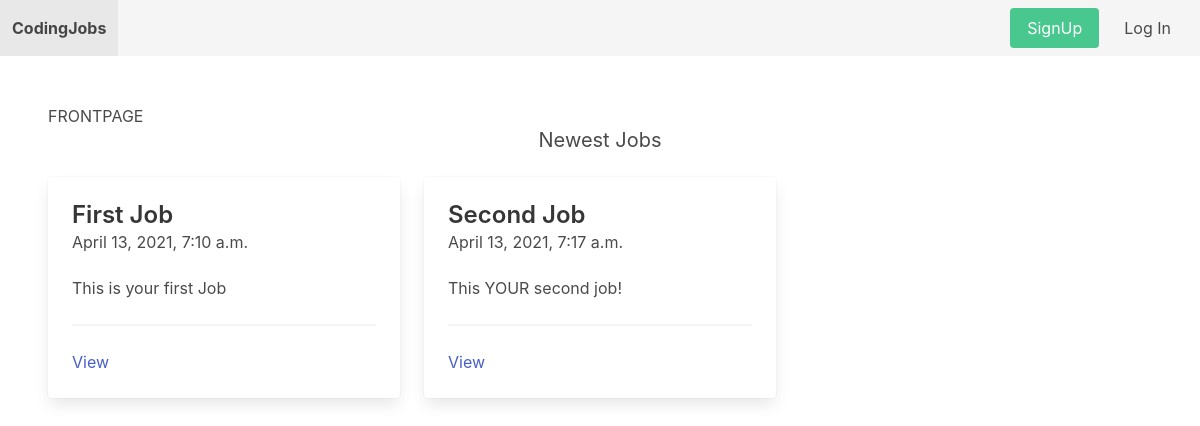
The app's page /, older data.
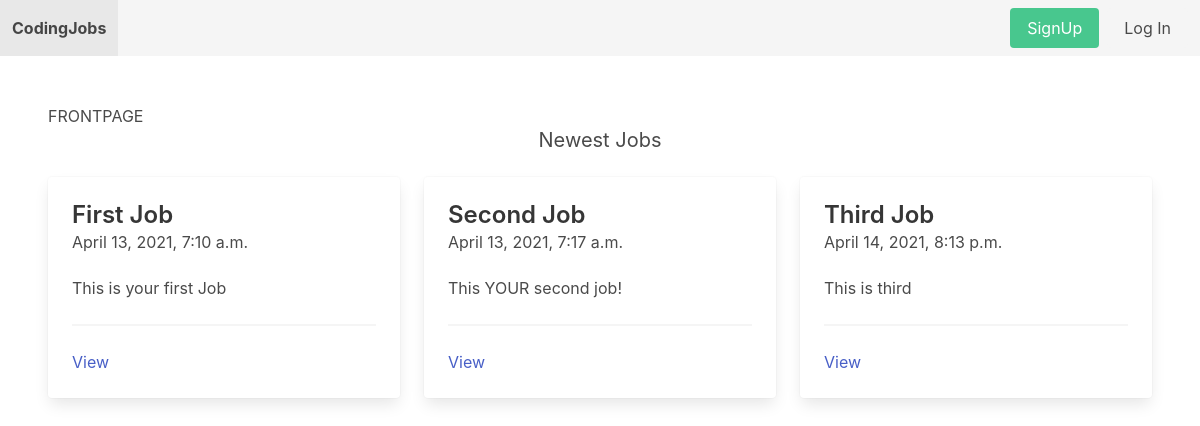
The same page, newer data.
### job/models.py (models this page shows, shortened)
class Job(models.Model):
    title = models.CharField(max_length=255)
    short_description = models.TextField()
    long_description = models.TextField(blank=True, null=True)
    created_by = models.ForeignKey(User, related_name='jobs', on_delete=models.CASCADE)
    created_at = models.DateTimeField(auto_now_add=True)
    changed_at = models.DateTimeField(auto_now=True)

### core/views.py (the view)
# urls.py: path('', frontpage, name="frontpage"),
def frontpage(request):
    jobs = Job.objects.all()
    return render(request, 'core/frontpage.html', {'jobs':jobs})

### notification/context_processors.py (called while the page is built)
def notifications(request):
    if request.user.is_authenticated:
        return {'notifications': request.user.notifications.filter(is_read=False)}
    else:
        return {'notifications': []}

### core/templates/core/frontpage.html
{% extends 'core/base.html' %}
{% block content %}
<h1>FRONTPAGE</h1>
<h2 class="subtitle has-text-centered">Newest Jobs</h2>
<div class="columns">
    {% for job in jobs %}
        <div class="column is-4">
            <div class="card">
                <div class="card-content">
                    <div class="media">
                        <div class="media-content">
                            <p class="title is-4">
                                {{ job.title }}
                            </p>
                            <p class="subtitle is-6">
                                {{ job.created_at }}
                            </p>
                        </div>
                    </div>
                    <div class="content">
                        {{ job.short_description }}
                        <hr>
                        <a href="{% url 'job_detail' job.id %}">View</a>
                    </div>
                </div>
            </div>
        </div>
    {% endfor %}
</div>
{% endblock %}

Row changes from the older to the newer data that the page shows:
added Job: title "Third Job", created_at "April 14, 2021, 8:13 p.m.", short_description "This is third"
